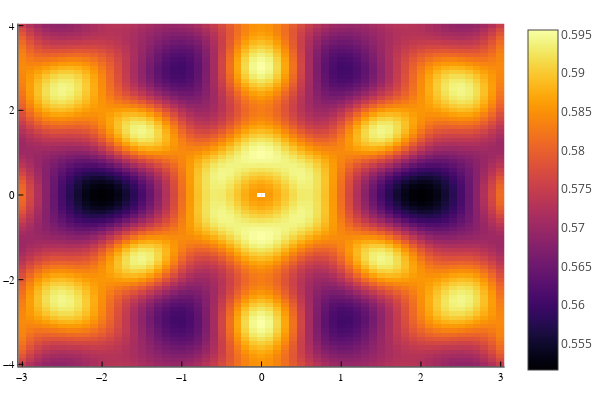

The code cell stored with this chart in its notebook:
### Code cell
x = -3:0.1:3
y = -4:0.1:4
# Sqs(x,y) = begin Sq([x,x,y], -1, 20)
# end
# hhl = [[i,i,j] for i=x for j=y ]
# @time sqs = [Sq_3nnDaJexDip_fast_col(2π.*[x x y], 100 ,0*0.166,0,0,0,0.066,20) for x in x for y in y]

#@time heatmap(x, y, (x,y)->Sq(2π.*[x x y],-1,7.8), fill=true)
@time heatmap(x, y, (x,y)->Sq_3nnDaJexDip_fast_col(2π.*[x x y], 100 , 0*0.166,0,0,0,0.066,20), fill=true)

### Figure 1 — Plotly figure (JSON) as saved in the notebook; plotly's stock layout.template omitted (floating-point values rounded to 4 significant figures; data arrays with more than 128 entries replaced by an {"elided": "..."} marker saying what was removed)
{"data": [{"colorbar": {"title": {"text": ""}}, "colorscale": {"elided": "256x2 mixed values"}, "hoverinfo": "none", "name": "y1", "showlegend": false, "showscale": true, "type": "heatmap", "x": [-3.05, -2.95, -2.85, -2.75, -2.65, -2.55, -2.45, -2.35, -2.25, -2.15, -2.05, -1.95, -1.85, -1.75, -1.65, -1.55, -1.45, -1.35, -1.25, -1.15, -1.05, -0.95, -0.85, -0.75, -0.65, -0.55, -0.45, -0.35, -0.25, -0.15, -0.05, 0.05, 0.15, 0.25, 0.35, 0.45, 0.55, 0.65, 0.75, 0.85, 0.95, 1.05, 1.15, 1.25, 1.35, 1.45, 1.55, 1.65, 1.75, 1.85, 1.95, 2.05, 2.15, 2.25, 2.35, 2.45, 2.55, 2.65, 2.75, 2.85, 2.95, 3.05], "xaxis": "x", "y": [-4.05, -3.95, -3.85, -3.75, -3.65, -3.55, -3.45, -3.35, -3.25, -3.15, -3.05, -2.95, -2.85, -2.75, -2.65, -2.55, -2.45, -2.35, -2.25, -2.15, -2.05, -1.95, -1.85, -1.75, -1.65, -1.55, -1.45, -1.35, -1.25, -1.15, -1.05, -0.95, -0.85, -0.75, -0.65, -0.55, -0.45, -0.35, -0.25, -0.15, -0.05, 0.05, 0.15, 0.25, 0.35, 0.45, 0.55, 0.65, 0.75, 0.85, 0.95, 1.05, 1.15, 1.25, 1.35, 1.45, 1.55, 1.65, 1.75, 1.85, 1.95, 2.05, 2.15, 2.25, 2.35, 2.45, 2.55, 2.65, 2.75, 2.85, 2.95, 3.05, 3.15, 3.25, 3.35, 3.45, 3.55, 3.65, 3.75, 3.85, 3.95, 4.05], "yaxis": "y", "z": {"elided": "81x61 float values"}, "zmax": 0.5956, "zmin": 0.5516}], "layout": {"annotations": [], "height": 400, "legend_position": {"bgcolor": "rgba(255, 255, 255, 1.000)", "bordercolor": "rgba(0, 0, 0, 1)", "borderwidth": 1, "font": {"color": "rgba(0, 0, 0, 1)", "family": "sans-serif", "size": 11}, "title": {"font": {"color": "rgba(0, 0, 0, 1)", "family": "sans-serif", "size": 15}, "text": ""}, "tracegroupgap": 0, "traceorder": "normal", "x": 1, "xanchor": "auto", "y": 1, "yanchor": "auto"}, "margin": {"b": 20, "l": 0, "r": 0, "t": 20}, "paper_bgcolor": "rgba(255, 255, 255, 1.000)", "plot_bgcolor": "rgba(255, 255, 255, 1.000)", "showlegend": true, "width": 600, "xaxis": {"anchor": "y", "autorange": false, "domain": [0.03619, 0.9934], "gridcolor": "rgba(0, 0, 0, 0.1)", "gridwidth": 0.5, "linecolor": "rgba(0, 0, 0, 1)", "mirror": false, "range": [-3.05, 3.05], "showgrid": true, "showline": true, "showspikes": false, "showticklabels": true, "tickangle": 0, "tickcolor": "rgb(0, 0, 0)", "tickfont": {"color": "rgba(0, 0, 0, 1)", "family": "sans-serif", "size": 11}, "tickmode": "array", "ticks": "inside", "ticktext": ["−3", "−2", "−1", "0", "1", "2", "3"], "tickvals": [-3, -2, -1, 0, 1, 2, 3], "title": {"font": {"color": "rgba(0, 0, 0, 1)", "family": "sans-serif", "size": 15}, "text": ""}, "type": "linear", "visible": true, "zeroline": false, "zerolinecolor": "rgba(0, 0, 0, 1)"}, "yaxis": {"anchor": "x", "autorange": false, "domain": [0.03762, 0.9902], "gridcolor": "rgba(0, 0, 0, 0.1)", "gridwidth": 0.5, "linecolor": "rgba(0, 0, 0, 1)", "mirror": false, "range": [-4.05, 4.05], "showgrid": true, "showline": true, "showspikes": false, "showticklabels": true, "tickangle": 0, "tickcolor": "rgb(0, 0, 0)", "tickfont": {"color": "rgba(0, 0, 0, 1)", "family": "sans-serif", "size": 11}, "tickmode": "array", "ticks": "inside", "ticktext": ["−4", "−2", "0", "2", "4"], "tickvals": [-4, -2, 0, 2, 4], "title": {"font": {"color": "rgba(0, 0, 0, 1)", "family": "sans-serif", "size": 15}, "text": ""}, "type": "linear", "visible": true, "zeroline": false, "zerolinecolor": "rgba(0, 0, 0, 1)"}}}
